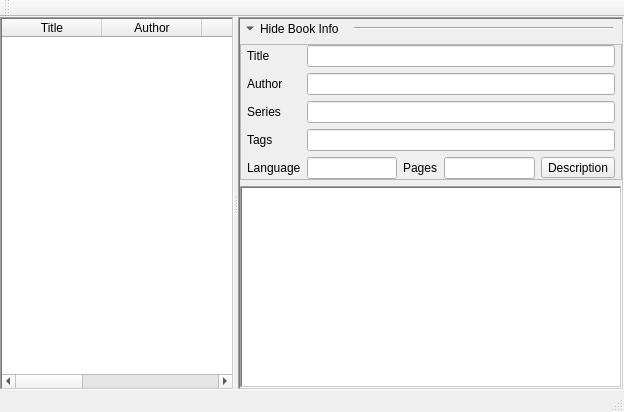
<?xml version="1.0" encoding="UTF-8"?>
<ui version="4.0">
 <class>Base</class>
 <widget class="QMainWindow" name="Base">
  <property name="geometry">
   <rect>
    <x>0</x>
    <y>0</y>
    <width>624</width>
    <height>412</height>
   </rect>
  </property>
  <property name="windowIcon">
   <iconset resource="images.qrc">
    <normaloff>:/stuff/logo64.png</normaloff>:/stuff/logo64.png</iconset>
  </property>
  <property name="locale">
   <locale language="English" country="UnitedStates"/>
  </property>
  <property name="toolButtonStyle">
   <enum>Qt::ToolButtonIconOnly</enum>
  </property>
  <widget class="QWidget" name="centralwidget">
   <layout class="QVBoxLayout" name="verticalLayout_2">
    <property name="margin">
     <number>0</number>
    </property>
    <item>
     <widget class="QStackedWidget" name="views">
      <property name="currentIndex">
       <number>0</number>
      </property>
      <widget class="QWidget" name="books_pg">
       <layout class="QVBoxLayout" name="verticalLayout_3">
        <property name="margin">
         <number>0</number>
        </property>
        <item>
         <widget class="QSplitter" name="splitter">
          <property name="orientation">
           <enum>Qt::Horizontal</enum>
          </property>
          <widget class="DropTableWidget" name="file_table">
           <property name="contextMenuPolicy">
            <enum>Qt::CustomContextMenu</enum>
           </property>
           <property name="frameShape">
            <enum>QFrame::WinPanel</enum>
           </property>
           <property name="editTriggers">
            <set>QAbstractItemView::NoEditTriggers</set>
           </property>
           <property name="dragDropMode">
            <enum>QAbstractItemView::DropOnly</enum>
           </property>
           <property name="defaultDropAction">
            <enum>Qt::CopyAction</enum>
           </property>
           <property name="selectionBehavior">
            <enum>QAbstractItemView::SelectRows</enum>
           </property>
           <property name="horizontalScrollMode">
            <enum>QAbstractItemView::ScrollPerPixel</enum>
           </property>
           <property name="sortingEnabled">
            <bool>true</bool>
           </property>
           <property name="wordWrap">
            <bool>false</bool>
           </property>
           <property name="cornerButtonEnabled">
            <bool>false</bool>
           </property>
           <property name="columnCount">
            <number>7</number>
           </property>
           <attribute name="horizontalHeaderHighlightSections">
            <bool>false</bool>
           </attribute>
           <attribute name="horizontalHeaderMinimumSectionSize">
            <number>22</number>
           </attribute>
           <attribute name="horizontalHeaderShowSortIndicator" stdset="0">
            <bool>true</bool>
           </attribute>
           <attribute name="verticalHeaderDefaultSectionSize">
            <number>22</number>
           </attribute>
           <attribute name="verticalHeaderHighlightSections">
            <bool>true</bool>
           </attribute>
           <attribute name="verticalHeaderMinimumSectionSize">
            <number>22</number>
           </attribute>
           <column>
            <property name="text">
             <string>Title</string>
            </property>
           </column>
           <column>
            <property name="text">
             <string>Author</string>
            </property>
           </column>
           <column>
            <property name="text">
             <string>Type</string>
            </property>
           </column>
           <column>
            <property name="text">
             <string>Percent</string>
            </property>
           </column>
           <column>
            <property name="text">
             <string>Rating</string>
            </property>
           </column>
           <column>
            <property name="text">
             <string>Modified</string>
            </property>
           </column>
           <column>
            <property name="text">
             <string>Path</string>
            </property>
           </column>
          </widget>
          <widget class="QFrame" name="frame">
           <property name="frameShape">
            <enum>QFrame::WinPanel</enum>
           </property>
           <property name="frameShadow">
            <enum>QFrame::Sunken</enum>
           </property>
           <layout class="QVBoxLayout" name="verticalLayout">
            <property name="margin">
             <number>0</number>
            </property>
            <item>
             <widget class="QWidget" name="header" native="true">
              <layout class="QHBoxLayout" name="horizontalLayout">
               <property name="leftMargin">
                <number>0</number>
               </property>
               <property name="topMargin">
                <number>0</number>
               </property>
               <property name="bottomMargin">
                <number>0</number>
               </property>
               <item>
                <widget class="QToolButton" name="fold_btn">
                 <property name="styleSheet">
                  <string notr="true">QToolButton{border:none;}</string>
                 </property>
                 <property name="text">
                  <string>Hide Book Info</string>
                 </property>
                 <property name="checkable">
                  <bool>true</bool>
                 </property>
                 <property name="toolButtonStyle">
                  <enum>Qt::ToolButtonTextBesideIcon</enum>
                 </property>
                 <property name="arrowType">
                  <enum>Qt::DownArrow</enum>
                 </property>
                </widget>
               </item>
               <item>
                <widget class="QFrame" name="frame_2">
                 <property name="sizePolicy">
                  <sizepolicy hsizetype="Expanding" vsizetype="Fixed">
                   <horstretch>0</horstretch>
                   <verstretch>0</verstretch>
                  </sizepolicy>
                 </property>
                 <property name="frameShape">
                  <enum>QFrame::HLine</enum>
                 </property>
                 <property name="frameShadow">
                  <enum>QFrame::Sunken</enum>
                 </property>
                 <property name="lineWidth">
                  <number>1</number>
                 </property>
                </widget>
               </item>
              </layout>
             </widget>
            </item>
            <item>
             <widget class="QFrame" name="book_info">
              <property name="frameShape">
               <enum>QFrame::StyledPanel</enum>
              </property>
              <property name="frameShadow">
               <enum>QFrame::Raised</enum>
              </property>
              <layout class="QGridLayout" name="gridLayout">
               <property name="leftMargin">
                <number>6</number>
               </property>
               <property name="topMargin">
                <number>0</number>
               </property>
               <property name="rightMargin">
                <number>6</number>
               </property>
               <property name="bottomMargin">
                <number>0</number>
               </property>
               <item row="0" column="0">
                <widget class="QLabel" name="title_lbl">
                 <property name="text">
                  <string>Title</string>
                 </property>
                </widget>
               </item>
               <item row="2" column="0">
                <widget class="QLabel" name="series_lbl">
                 <property name="text">
                  <string>Series</string>
                 </property>
                </widget>
               </item>
               <item row="1" column="0">
                <widget class="QLabel" name="author_lbl">
                 <property name="text">
                  <string>Author</string>
                 </property>
                </widget>
               </item>
               <item row="4" column="0">
                <widget class="QLabel" name="lang_lbl">
                 <property name="text">
                  <string>Language</string>
                 </property>
                </widget>
               </item>
               <item row="4" column="3">
                <widget class="QLabel" name="pages_lbl">
                 <property name="text">
                  <string>Pages</string>
                 </property>
                </widget>
               </item>
               <item row="4" column="2">
                <widget class="QLineEdit" name="lang_txt">
                 <property name="readOnly">
                  <bool>true</bool>
                 </property>
                </widget>
               </item>
               <item row="4" column="4">
                <widget class="QLineEdit" name="pages_txt">
                 <property name="readOnly">
                  <bool>true</bool>
                 </property>
                </widget>
               </item>
               <item row="3" column="0">
                <widget class="QLabel" name="tags_lbl">
                 <property name="text">
                  <string>Tags</string>
                 </property>
                </widget>
               </item>
               <item row="4" column="5">
                <widget class="QToolButton" name="description_btn">
                 <property name="text">
                  <string>Description</string>
                 </property>
                 <property name="icon">
                  <iconset resource="images.qrc">
                   <normaloff>:/stuff/description.png</normaloff>:/stuff/description.png</iconset>
                 </property>
                 <property name="toolButtonStyle">
                  <enum>Qt::ToolButtonTextBesideIcon</enum>
                 </property>
                </widget>
               </item>
               <item row="3" column="2" colspan="4">
                <widget class="QLineEdit" name="tags_txt">
                 <property name="readOnly">
                  <bool>true</bool>
                 </property>
                </widget>
               </item>
               <item row="2" column="2" colspan="4">
                <widget class="QLineEdit" name="series_txt">
                 <property name="readOnly">
                  <bool>true</bool>
                 </property>
                </widget>
               </item>
               <item row="1" column="2" colspan="4">
                <widget class="QLineEdit" name="author_txt">
                 <property name="readOnly">
                  <bool>true</bool>
                 </property>
                </widget>
               </item>
               <item row="0" column="2" colspan="4">
                <widget class="QLineEdit" name="title_txt">
                 <property name="readOnly">
                  <bool>true</bool>
                 </property>
                </widget>
               </item>
              </layout>
             </widget>
            </item>
            <item>
             <widget class="QListWidget" name="high_list">
              <property name="contextMenuPolicy">
               <enum>Qt::CustomContextMenu</enum>
              </property>
              <property name="frameShape">
               <enum>QFrame::WinPanel</enum>
              </property>
              <property name="editTriggers">
               <set>QAbstractItemView::NoEditTriggers</set>
              </property>
              <property name="selectionMode">
               <enum>QAbstractItemView::ExtendedSelection</enum>
              </property>
              <property name="selectionBehavior">
               <enum>QAbstractItemView::SelectRows</enum>
              </property>
              <property name="verticalScrollMode">
               <enum>QAbstractItemView::ScrollPerPixel</enum>
              </property>
              <property name="wordWrap">
               <bool>true</bool>
              </property>
             </widget>
            </item>
           </layout>
          </widget>
         </widget>
        </item>
       </layout>
      </widget>
      <widget class="QWidget" name="highlights_pg">
       <layout class="QVBoxLayout" name="verticalLayout_4">
        <property name="margin">
         <number>0</number>
        </property>
        <item>
         <widget class="QTableWidget" name="high_table">
          <property name="contextMenuPolicy">
           <enum>Qt::CustomContextMenu</enum>
          </property>
          <property name="frameShape">
           <enum>QFrame::WinPanel</enum>
          </property>
          <property name="editTriggers">
           <set>QAbstractItemView::NoEditTriggers</set>
          </property>
          <property name="dragDropMode">
           <enum>QAbstractItemView::DropOnly</enum>
          </property>
          <property name="defaultDropAction">
           <enum>Qt::CopyAction</enum>
          </property>
          <property name="selectionBehavior">
           <enum>QAbstractItemView::SelectRows</enum>
          </property>
          <property name="horizontalScrollMode">
           <enum>QAbstractItemView::ScrollPerPixel</enum>
          </property>
          <property name="sortingEnabled">
           <bool>true</bool>
          </property>
          <property name="wordWrap">
           <bool>false</bool>
          </property>
          <property name="cornerButtonEnabled">
           <bool>false</bool>
          </property>
          <property name="columnCount">
           <number>7</number>
          </property>
          <attribute name="horizontalHeaderHighlightSections">
           <bool>false</bool>
          </attribute>
          <attribute name="horizontalHeaderMinimumSectionSize">
           <number>22</number>
          </attribute>
          <attribute name="horizontalHeaderShowSortIndicator" stdset="0">
           <bool>true</bool>
          </attribute>
          <attribute name="horizontalHeaderStretchLastSection">
           <bool>true</bool>
          </attribute>
          <attribute name="verticalHeaderDefaultSectionSize">
           <number>22</number>
          </attribute>
          <attribute name="verticalHeaderHighlightSections">
           <bool>true</bool>
          </attribute>
          <attribute name="verticalHeaderMinimumSectionSize">
           <number>22</number>
          </attribute>
          <column>
           <property name="text">
            <string>Highlight</string>
           </property>
          </column>
          <column>
           <property name="text">
            <string>Comment</string>
           </property>
          </column>
          <column>
           <property name="text">
            <string>Date</string>
           </property>
          </column>
          <column>
           <property name="text">
            <string>Title</string>
           </property>
          </column>
          <column>
           <property name="text">
            <string>Author</string>
           </property>
          </column>
          <column>
           <property name="text">
            <string>Page</string>
           </property>
          </column>
          <column>
           <property name="text">
            <string>Book path</string>
           </property>
          </column>
         </widget>
        </item>
       </layout>
      </widget>
     </widget>
    </item>
   </layout>
  </widget>
  <widget class="QStatusBar" name="statusbar">
   <property name="styleSheet">
    <string notr="true">QStatusBar{padding-left:8px;font-weight:bold;}</string>
   </property>
  </widget>
  <widget class="QToolBar" name="tool_bar">
   <property name="windowTitle">
    <string notr="true">toolBar</string>
   </property>
   <property name="movable">
    <bool>true</bool>
   </property>
   <property name="allowedAreas">
    <set>Qt::BottomToolBarArea|Qt::TopToolBarArea</set>
   </property>
   <property name="iconSize">
    <size>
     <width>32</width>
     <height>32</height>
    </size>
   </property>
   <property name="toolButtonStyle">
    <enum>Qt::ToolButtonTextUnderIcon</enum>
   </property>
   <attribute name="toolBarArea">
    <enum>TopToolBarArea</enum>
   </attribute>
   <attribute name="toolBarBreak">
    <bool>false</bool>
   </attribute>
  </widget>
  <action name="act_english">
   <property name="checkable">
    <bool>true</bool>
   </property>
   <property name="checked">
    <bool>false</bool>
   </property>
   <property name="text">
    <string>English</string>
   </property>
  </action>
  <action name="act_greek">
   <property name="checkable">
    <bool>true</bool>
   </property>
   <property name="checked">
    <bool>false</bool>
   </property>
   <property name="text">
    <string>Greek</string>
   </property>
  </action>
  <action name="act_view_book">
   <property name="icon">
    <iconset resource="images.qrc">
     <normaloff>:/stuff/files_view.png</normaloff>:/stuff/files_view.png</iconset>
   </property>
   <property name="text">
    <string>View Book</string>
   </property>
   <property name="shortcut">
    <string>Ctrl+B</string>
   </property>
  </action>
 </widget>
 <customwidgets>
  <customwidget>
   <class>DropTableWidget</class>
   <extends>QTableWidget</extends>
   <header>secondary</header>
  </customwidget>
 </customwidgets>
 <resources>
 <include location="images.qrc"/>
 </resources>
 <connections/>
</ui>
